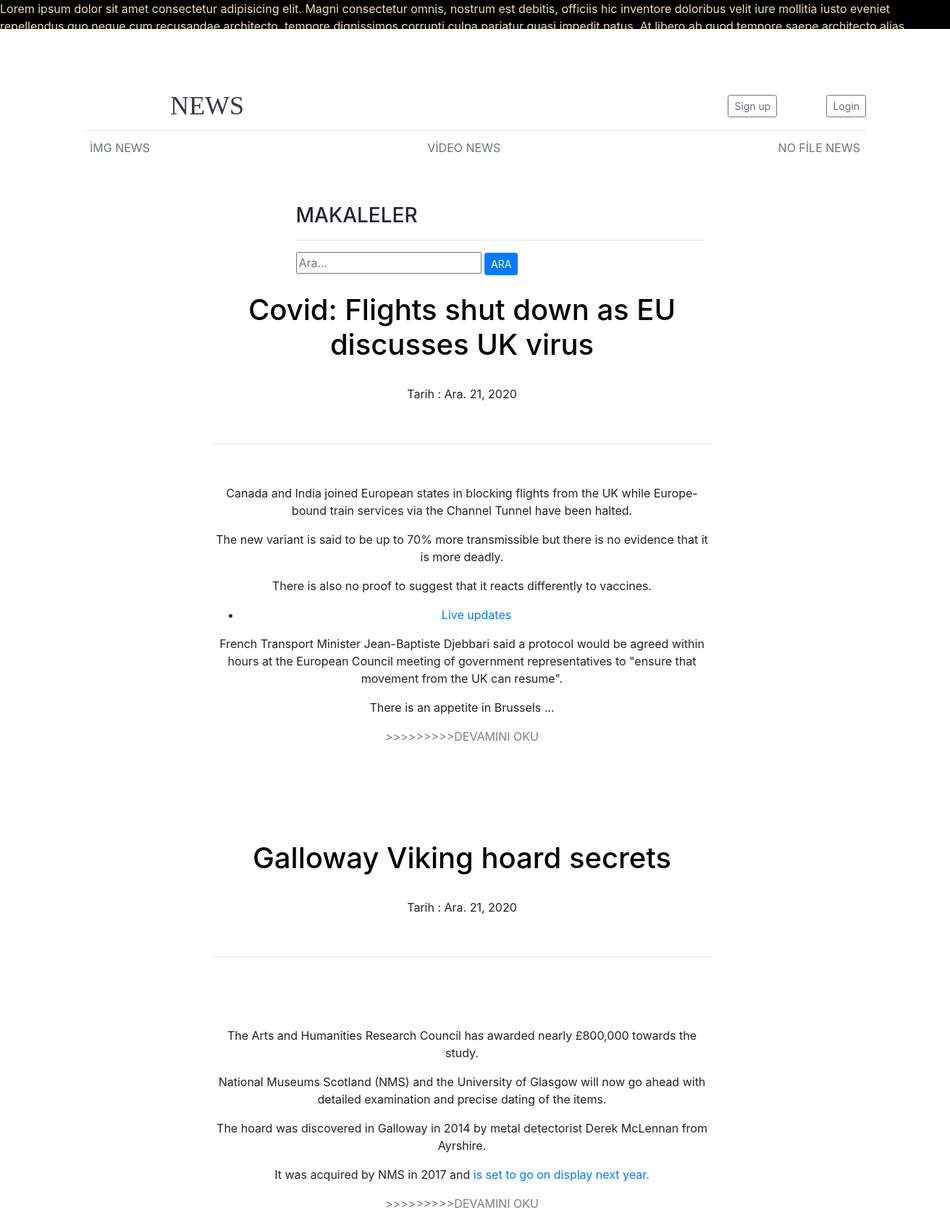
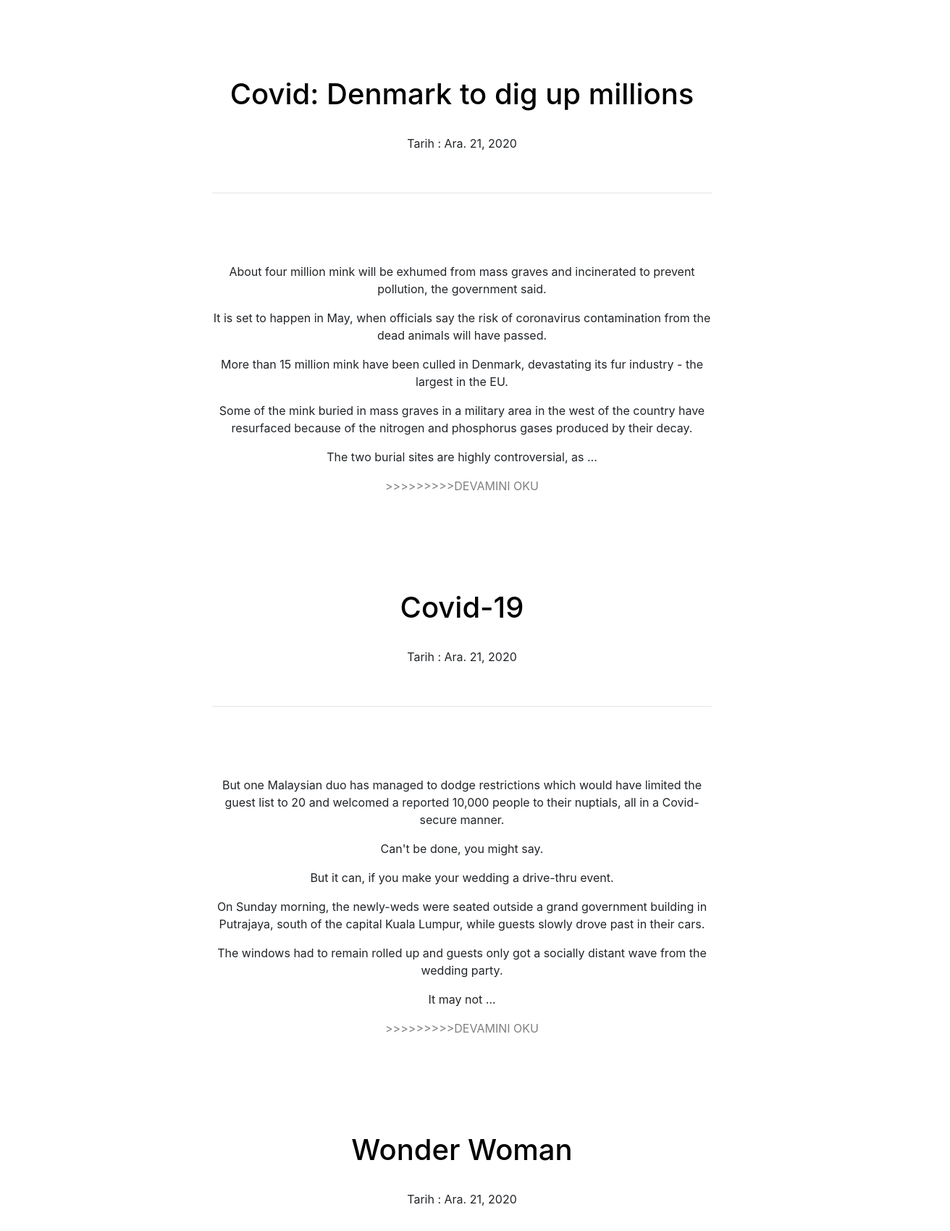
Page /articles/nofilenews/ (upper part) on the committed database (2 pictures, top to bottom).
### article/models.py (models this page shows, shortened)
class Article(models.Model):
    author = models.ForeignKey("auth.User",on_delete = models.CASCADE,verbose_name="Yazar")
    title = models.CharField(max_length=50,verbose_name="Başlık")
    content = RichTextField()
    created_date = models.DateField(auto_now=True,verbose_name="Oluşturulma Tarihi")
    article_file = models.FileField(blank=True,null=True,verbose_name="Makaleye Görüntü Ekleyin")

### article/views.py (the view)
# urls.py: path('nofilenews/',views.nofilearticles,name="nofilearticles"),
def nofilearticles(request):
    articles = Article.objects.all()
    return render(request,"nofilenews.html",{"articles":articles})

### templates/nofilenews.html (shortened to what this page needs)
{% extends 'base.html' %}
{% block body %}
<div class="row">
    <div class="col-md-10 offset-md-3">
        <div class="col-lg-8">
            <h3>MAKALELER</h3>
            <hr>
        </div>
    </div>
</div>
<div class="row">
    <div class="col-md-10 offset-md-3">
        <div class="col-lg-8">
            <form>
                <input type="text" name="keyword" class="input-sm" maxlength="64" placeholder="Ara...">
                <button type="submit" class="btn btn-primary btn-sm" style=>ARA</button>
            </form>
        </div>
    </div>
</div>
{% if articles %}
{% for article in articles %}
{% if article.article_file %}
{% else %}
<div class="container text-center" style="margin-left: 15%; margin-bottom: 10%;">
    <div class="row">
        <div class="col-lg-8">
            <a href="{% url 'article:detail' article.id %}">
                <h1 class="mt-4" style="color: black;">{{article.title}}</h1>
            </a>
            <br>
            <p>Tarih : {{article.created_date}}</p>
            <br>
            <hr>
            <br>
            <p class="lead">
                {{article.content | safe | truncatewords:100}}
            </p>
            <a href="{% url 'article:detail' article.id %}" style="color: gray;">>>>>>>>>>DEVAMINI OKU</a>
        </div>
    </div>
</div>
{% endif %}
{% endfor %}
{% endif %}
{% endblock body %}

### static/css/nav.css (style rules this page uses)
h1, h2, h3, h4, h5, h6 { font-family: "Playfair Display", Georgia, "Times New Roman", serif; }

### rows in the picture
Article: title "Covid: Flights shut down as EU discusses UK virus", created_date "Ara. 21, 2020", content "Canada and India joined European states in blocking flights from the UK while Europe-bound train services via the Channel Tunnel have been halted. The new variant is said to be up to 70% more transmissible but there is no evidence that it is more deadly. There is also no proof to suggest that it reacts differently to vaccines. Live updates French Transport Minister Jean-Baptiste Djebbari said a protocol would be agreed within hours at the European Council meeting of government representatives to \"ensure that movement from the UK can resume\". There is an appetite in Brussels …"
Article: title "Galloway Viking hoard secrets", created_date "Ara. 21, 2020", content "The Arts and Humanities Research Council has awarded nearly £800,000 towards the study. National Museums Scotland (NMS) and the University of Glasgow will now go ahead with detailed examination and precise dating of the items. The hoard was discovered in Galloway in 2014 by metal detectorist Derek McLennan from Ayrshire. It was acquired by NMS in 2017 and is set to go on display next year."
Article: title "Covid: Denmark to dig up millions", created_date "Ara. 21, 2020", content "About four million mink will be exhumed from mass graves and incinerated to prevent pollution, the government said. It is set to happen in May, when officials say the risk of coronavirus contamination from the dead animals will have passed. More than 15 million mink have been culled in Denmark, devastating its fur industry - the largest in the EU. Some of the mink buried in mass graves in a military area in the west of the country have resurfaced because of the nitrogen and phosphorus gases produced by their decay. The two burial sites are highly controversial, as …"
Article: title "Covid-19", created_date "Ara. 21, 2020", content "But one Malaysian duo has managed to dodge restrictions which would have limited the guest list to 20 and welcomed a reported 10,000 people to their nuptials, all in a Covid-secure manner. Can't be done, you might say. But it can, if you make your wedding a drive-thru event. On Sunday morning, the newly-weds were seated outside a grand government building in Putrajaya, south of the capital Kuala Lumpur, while guests slowly drove past in their cars. The windows had to remain rolled up and guests only got a socially distant wave from the wedding party. It may not …"
Article: title "Wonder Woman", created_date "Ara. 21, 2020"
